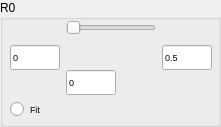
           <widget class="QGroupBox" name="groupBox">
            <property name="minimumSize">
             <size>
              <width>220</width>
              <height>100</height>
             </size>
            </property>
            <property name="title">
             <string>R0</string>
            </property>
            <widget class="QWidget" name="layoutWidget">
             <property name="geometry">
              <rect>
               <x>10</x>
               <y>20</y>
               <width>202</width>
               <height>98</height>
              </rect>
             </property>
             <layout class="QVBoxLayout" name="verticalLayout_3">
              <item>
               <layout class="QHBoxLayout" name="horizontalLayout_2">
                <item>
                 <widget class="QLineEdit" name="lineEditMinR0">
                  <property name="minimumSize">
                   <size>
                    <width>50</width>
                    <height>25</height>
                   </size>
                  </property>
                  <property name="maximumSize">
                   <size>
                    <width>50</width>
                    <height>25</height>
                   </size>
                  </property>
                  <property name="font">
                   <font>
                    <pointsize>7</pointsize>
                   </font>
                  </property>
                  <property name="text">
                   <string>0</string>
                  </property>
                 </widget>
                </item>
                <item>
                 <layout class="QGridLayout" name="gridLayout">
                  <item row="0" column="0">
                   <widget class="QSlider" name="horizontalSliderR0">
                    <property name="minimum">
                     <number>0</number>
                    </property>
                    <property name="maximum">
                     <number>10000</number>
                    </property>
                    <property name="orientation">
                     <enum>Qt::Horizontal</enum>
                    </property>
                   </widget>
                  </item>
                  <item row="1" column="0">
                   <spacer name="verticalSpacer_3">
                    <property name="orientation">
                     <enum>Qt::Vertical</enum>
                    </property>
                    <property name="sizeHint" stdset="0">
                     <size>
                      <width>20</width>
                      <height>17</height>
                     </size>
                    </property>
                   </spacer>
                  </item>
                  <item row="2" column="0">
                   <widget class="QLineEdit" name="lineEditValueR0">
                    <property name="minimumSize">
                     <size>
                      <width>50</width>
                      <height>25</height>
                     </size>
                    </property>
                    <property name="maximumSize">
                     <size>
                      <width>50</width>
                      <height>25</height>
                     </size>
                    </property>
                    <property name="font">
                     <font>
                      <pointsize>7</pointsize>
                     </font>
                    </property>
                    <property name="text">
                     <string>0</string>
                    </property>
                   </widget>
                  </item>
                 </layout>
                </item>
                <item>
                 <widget class="QLineEdit" name="lineEditMaxR0">
                  <property name="minimumSize">
                   <size>
                    <width>50</width>
                    <height>25</height>
                   </size>
                  </property>
                  <property name="maximumSize">
                   <size>
                    <width>50</width>
                    <height>25</height>
                   </size>
                  </property>
                  <property name="font">
                   <font>
                    <pointsize>7</pointsize>
                   </font>
                  </property>
                  <property name="text">
                   <string>0.5</string>
                  </property>
                 </widget>
                </item>
               </layout>
              </item>
              <item>
               <widget class="QRadioButton" name="radioButtonFitR0">
                <property name="font">
                 <font>
                  <pointsize>7</pointsize>
                 </font>
                </property>
                <property name="text">
                 <string>Fit</string>
                </property>
               </widget>
              </item>
             </layout>
            </widget>
           </widget>
